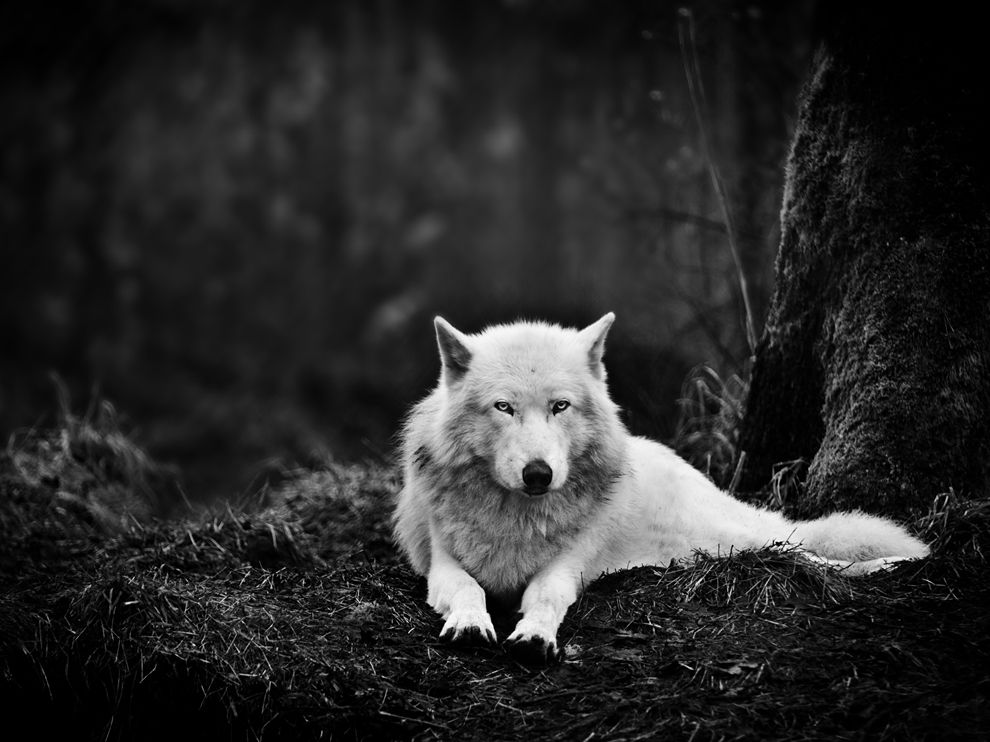
#> input picture Image Processing 2nd sem assignment/EXE1_m200363cs_navin_8/third.jpg, 990 x 742 px, found by its file name
$ python EXE1_m200363cs_navin_8.py
#> lines starting #> are read from the running program, lines starting #| are printed output that depends on the picture
# -*- coding: utf-8 -*-
"""
Created on Sat Mar 13 15:52:42 2021

@author: nkd
"""

from PIL import Image
import math

img= Image.open("C:/Users/nkd/Documents/python/question 3/third.jpg")
#> img is the input picture: PIL image 990x742 RGB; min 0, max 255, mean 41.2
img = img.resize([64,64])
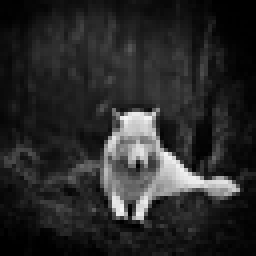
#> img: PIL image 64x64 RGB (shown 4 times larger); min 0, max 245, mean 41.2
#img.show()
for i in range(64):
    for j in range(64):
       val=abs(math.cos(int(math.sqrt((i*i)+(j*j)))))
       newval=round(val,2)
       #print((newval))
       if newval>=0 and newval<0.25:
           img.putpixel((i,j),int(0*255))
       elif newval>=0.25 and newval<0.50:
           img.putpixel((i,j),int(0.25*255))
       elif newval>=0.5 and newval<0.75:
           img.putpixel((i,j),int(0.5*255))
       elif newval>=0.75 and newval<1:
           img.putpixel((i,j),int(0.75*255))
       else:
           img.putpixel((i,j),int(1*255))
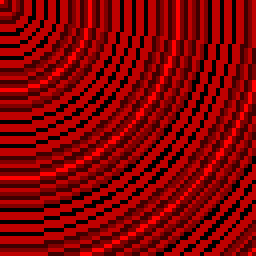
#> img: PIL image 64x64 RGB (shown 4 times larger); mean R, G, B 131, 0, 0

img.save("third_new.jpg")
img.show()
